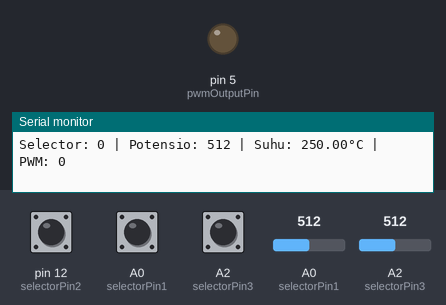
Simulated run of this sketch. Board: Arduino Uno, built with avr-gcc and run on an emulated ATmega328P. On the bench: output pins drawn as LEDs (lit = HIGH), the last lines printed to the serial monitor. The test bench sets the inputs (shaded band); at power-on: pin 12 (selectorPin2) HIGH, A2 (selectorPin3) HIGH, A0 (selectorPin1) = 512, A2 (selectorPin3) = 512, A0 (selectorPin1) HIGH.

Above: at 1.2 s.
1.3 s: pin 12 (selectorPin2) pulled LOW for 0.15 s
At 1.42 s:
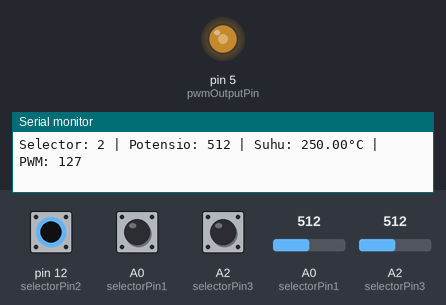
3.0 s: A2 (selectorPin3) pulled LOW for 0.15 s
At 3.9 s:
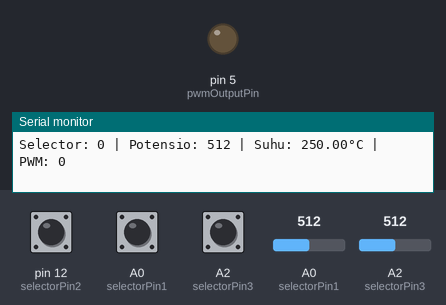
4.7 s: A0 (selectorPin1) set to 1023
7.7 s: pin 12 (selectorPin2) pulled LOW for 1 s
At 8.3 s:
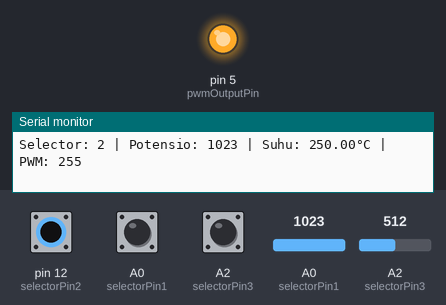
10.2 s: pin 12 (selectorPin2) pulled LOW for 3.2 s
At 14.6 s:
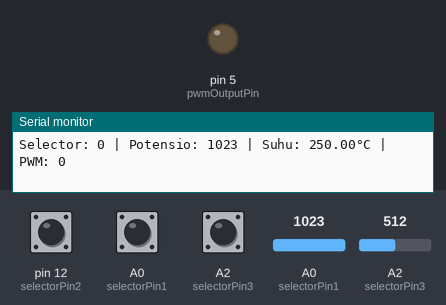
14.9 s: A2 (selectorPin3) set to 215
17.9 s: A2 (selectorPin3) set to 191
Timing chart, 0 to 20.9 s (numbered marks = the images above; inputs shaded):
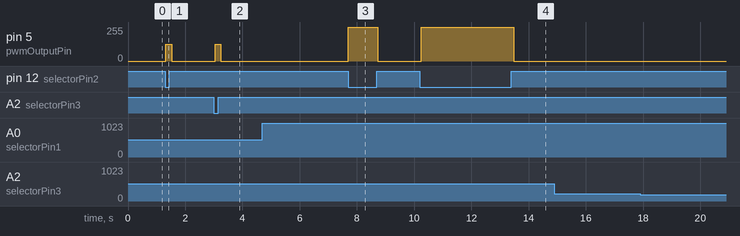

Measured:
- after the input at 1.3 s, pin 5 (pwmOutputPin): 0/255 → 127/255 at once, → 0/255 0.20 s later
- after the input at 3.0 s, pin 5 (pwmOutputPin): 0/255 → 125/255 at once, → 0/255 0.20 s later
- after the input at 7.7 s, pin 5 (pwmOutputPin): 0/255 → 255/255 at once, → 0/255 1.0 s later
- after the input at 10.2 s, pin 5 (pwmOutputPin): 0/255 → 255/255 at once, → 0/255 3.2 s later

The sketch:

PROGRAM.ino
```cpp
const int selectorPin1 = 14;
const int selectorPin2 = 12;
const int selectorPin3 = 16;
const int pwmOutputPin = 5;
const int buttonPin = 4;
const int potPin = A0;
const int lm35Pin = A2;

int selectorState = 0;
int buttonState = 0;
int potValue = 0;
int tempValue = 0;
int pwmValue = 0;

void setup() {
  pinMode(selectorPin1, INPUT_PULLUP);
  pinMode(selectorPin2, INPUT_PULLUP);
  pinMode(selectorPin3, INPUT_PULLUP);
  pinMode(pwmOutputPin, OUTPUT);
  pinMode(buttonPin, INPUT_PULLUP);

  Serial.begin(9600);
}

void loop() {
  // Baca status selector
  if (digitalRead(selectorPin1) == LOW) {
    selectorState = 1;
  } else if (digitalRead(selectorPin2) == LOW) {
    selectorState = 2;
  } else if (digitalRead(selectorPin3) == LOW) {
    selectorState = 3;
  } else {
    selectorState = 0;
  }

  // Baca nilai potensio dan suhu
  potValue = analogRead(potPin);
  tempValue = analogRead(lm35Pin);

  // Konversi nilai analog LM35 ke suhu dalam Celsius
  float tempCelsius = (tempValue * 5.0 / 1024.0) * 100;

  // Tentukan nilai PWM berdasarkan selector
  switch (selectorState) {
    case 1:
      pwmValue = 0;  // Mati
      break;
    case 2:
      pwmValue = map(potValue, 0, 1023, 0, 255);  // Berdasarkan potensio
      break;
    case 3:
      pwmValue = map(tempCelsius, 0, 100, 0, 255);  // Berdasarkan suhu (0-100°C)
      break;
    default:
      pwmValue = 0;  // Mati jika tidak ada selector yang aktif
  }

  // Output PWM
  analogWrite(pwmOutputPin,pwmValue);

  // Tampilkan informasi di Serial Monitor
  Serial.print("Selector: ");
  Serial.print(selectorState);
  Serial.print(" | Potensio: ");
  Serial.print(potValue);
  Serial.print(" | Suhu: ");
  Serial.print(tempCelsius);
  Serial.print("°C | PWM: ");
  Serial.println(pwmValue);

  delay(100);  // Delay kecil untuk stabilitas pembacaan
}
```
